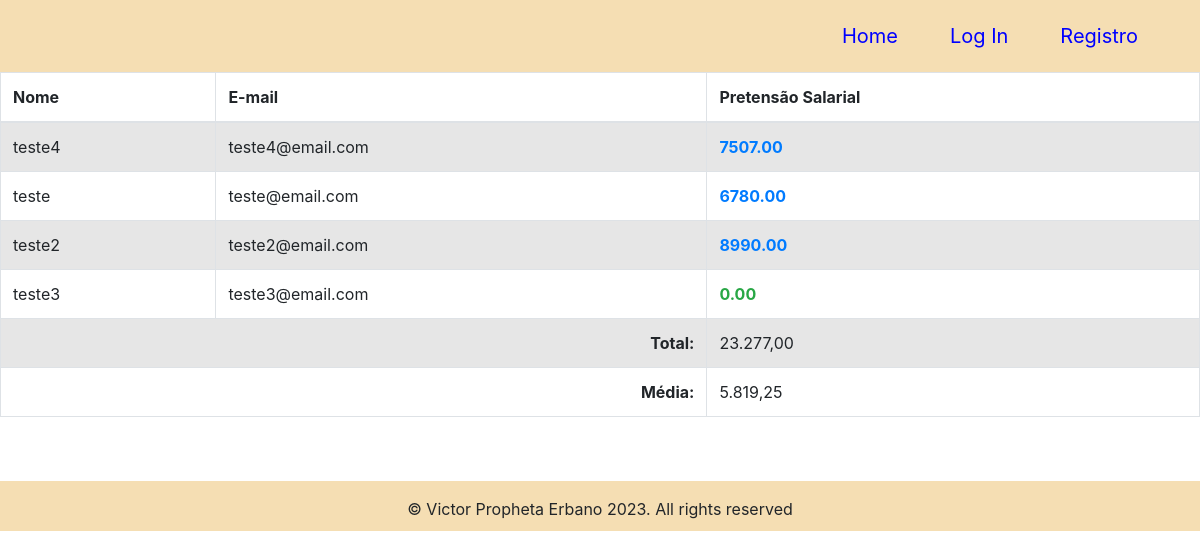
Page /paginaempregador.php on the committed database.
### tables this page shows
CREATE TABLE `curriculo_candidato` (
  `id` int(11) NOT NULL,
  `id_candidato` int(11) NOT NULL,
  `nome` varchar(255) NOT NULL,
  `email` varchar(255) NOT NULL,
  `cpf` varchar(14) NOT NULL,
  `data_nascimento` date NOT NULL,
  `sexo` varchar(10) NOT NULL,
  `estado_civil` varchar(20) NOT NULL,
  `escolaridade` varchar(255) NOT NULL,
  `cursos_especializacoes` text NOT NULL,
  `experiencia_profissional` text NOT NULL,
  `pretensao_salarial` decimal(10,2) NOT NULL,
  `data_hora` datetime NOT NULL DEFAULT current_timestamp(),
  `ativo` tinyint(1) NOT NULL DEFAULT 0
);

CREATE TABLE `cadastro` (
  `id` int(11) NOT NULL,
  `nome` varchar(255) NOT NULL,
  `email` varchar(255) NOT NULL,
  `login` varchar(255) NOT NULL,
  `senha` varchar(255) NOT NULL,
  `empregador` tinyint(1) NOT NULL,
  `candidato` tinyint(1) NOT NULL,
  `data_hora` datetime NOT NULL DEFAULT current_timestamp()
);

### paginaempregador.php (the view, shortened to what this page needs)
<?php
$host = "localhost";
$user = "root";
$pass = "";
$dbname = "desafioprogramacao";
$conn = mysqli_connect($host, $user, $pass, $dbname);
$sql = "SELECT * FROM curriculo_candidato INNER JOIN cadastro ON curriculo_candidato.id_candidato = cadastro.id";
$result = mysqli_query($conn, $sql);
if (mysqli_num_rows($result) > 0) {
    $body = "<div class='table-responsive'>
                <table class='table table-striped table-bordered'>
                <thead>
                    <tr>
                        <th>Nome</th>
                        <th>E-mail</th>
                        <th>Pretensão Salarial</th>
                    </tr>
                </thead>
                <tbody>";
    $soma = 0;
    $count = 0;
    while ($row = mysqli_fetch_assoc($result)) {
        $soma += $row["pretensao_salarial"];
        $count++;
    }
    $media = $soma / $count;
    mysqli_data_seek($result, 0);
    while ($row = mysqli_fetch_assoc($result)) {
        if ($row["pretensao_salarial"] < $media) {
            $cor = "text-success";
        } elseif($row["pretensao_salarial"] >= $media) {
            $cor = "text-primary";
        } else{
            $cor = "";
        }
        $body .= "<tr>
                <td>" . $row["nome"] . "</td>
                <td>" . $row["email"] . "</td>
                <td class='salary " . $cor . "'>" . $row["pretensao_salarial"] . "</td>
            </tr>";
    }
    $body .= "<tr>
            <td colspan='2' align='right'><b>Total:</b></td>
            <td>" . number_format($soma, 2, ',', '.') . "</td>
        </tr>";
    $body .= "<tr>
            <td colspan='2' align='right'><b>Média:</b></td>
            <td>" . number_format($media, 2, ',', '.') . "</td>
        </tr>";
    $body .= "</tbody></table></div>";
} else {
    $body = "<div class='alert alert-warning' role='alert'>Não foram encontrados registros.</div>";
}
include 'layout.php';
?>

### layout.php (shortened to what this page needs)
<!DOCTYPE html>
<html lang="en">
    <head>
        <link rel="stylesheet" href="https://cdnjs.cloudflare.com/ajax/libs/font-awesome/4.7.0/css/font-awesome.min.css">
        <link href="https://cdn.jsdelivr.net/npm/bootstrap@5.2.2/dist/css/bootstrap.min.css" rel="stylesheet">
        <link href="style.css" rel="stylesheet" type="text/css">
        <link rel="stylesheet" type="text/css" href="https://stackpath.bootstrapcdn.com/bootstrap/4.5.0/css/bootstrap.min.css">
    </head>
    <body>
        <div>
        <nav class="navbar navbar-expand-lg sticky-top" style="background-color: wheat;">
        <div class="container-fluid">
            <ul class="nav ms-auto">
                <?php
                if(isset($_SESSION['id'])) {
                    define('dbhost', 'localhost');
                    define('dbuser', 'root');
                    define('dbpass', '');
                    define('dbname', 'desafioprogramacao');
                    $conn = new PDO("mysql:host=".dbhost."; dbname=".dbname, dbuser, dbpass);
                    $conn->setAttribute(PDO::ATTR_ERRMODE, PDO::ERRMODE_EXCEPTION);
                    $user_id = $_SESSION['id'];
                    $stmt = $conn->prepare("SELECT candidato, empregador FROM cadastro WHERE id = :id");
                    $stmt->bindParam(":id", $user_id);
                    $stmt->execute();
                    $user = $stmt->fetch(PDO::FETCH_ASSOC);
                    $id_candidato1 = $_SESSION["id"];
                    $sql1 = "SELECT * FROM curriculo_candidato WHERE id_candidato = ?";
                    $stmt1 = $conn->prepare($sql1);
                    $stmt1->bindParam(1, $id_candidato1);
                    $stmt1->execute();
                    $candidato = $stmt1->fetch();
                    if ($user && is_array($user) && isset($user['candidato']) && isset($user['empregador'])) {
                        if ($user['candidato'] == 1 && $user['empregador'] == 0) {
                            ?>
                            <li class="nav-item">
                                <a class="nav-link active" href="index.php">Home</a>
                            </li>
                            <?php
                            if ($candidato && isset($candidato['ativo']) && $candidato['ativo'] == 1) {
                            ?>
                                <li class="nav-item">
                                    <a class="nav-link active" href="visualizacandi.php">Visualizar currículo</a>
                                </li>
                            <?php
                            } else {
                            ?>
                                <li class="nav-item">
                                    <a class="nav-link active" href="cadastro_curriculo.php">Cadastrar currículo</a>
                                </li>
                            <?php
                            }
                            ?>
                            <li class="nav-item">
                                <a class="nav-link active" href="logout.php">Log Out</a>
                            </li>
                            <?php
                        } elseif ($user['candidato'] == 0 && $user['empregador'] == 1) {
                            ?>
                            <li class="nav-item">
                                <a class="nav-link active" href="index.php">Home</a>
                            </li>
                            <li class="nav-item">
                                <a class="nav-link active" href="paginaempregador.php">Página do Empregador</a>
                            </li>
                            <li class="nav-item">
                                <a class="nav-link active" href="logout.php">Log Out</a>
                            </li>
                            <?php
                        }
                    }
                } else {
                    ?>
                    <li class="nav-item">
                        <a class="nav-link active" href="index.php">Home</a>
                    </li>
                    <li class="nav-item">
                        <a class="nav-link active" href="login.php">Log In</a>
                    </li>
                    <li class="nav-item">
                        <a class="nav-link active" href="registro.php">Registro</a>
                            </li>
                            <?php
                        } ?>
                    </ul>
                </div>
            </nav>
            <div class="body">
                <?php echo isset($body) ? $body : ''; ?>
            </div>
            <footer class="text-center mt-5 py-3" style="background-color: wheat;">
                        &copy;  Victor Propheta Erbano <?php echo date("Y"); ?>. All rights reserved
            </footer>
        </div>
    </body>
</html>

### style.css (style rules this page uses)
body { font-family: Verdana, Geneva, Tahoma,Arial, sans-serif; font-size: 16px; line-height: 1.6; max-width: 100%; height: auto; }
html, body { height: 100%; }
body { display: flex; flex-direction: column; }
.navbar { background-color: wheat; }
.nav-item { margin-right: 10px; }
.nav-link { color: blue; margin: 5px; padding: 5px; font-size: 20px; text-decoration:none; cursor: pointer; }
footer { bottom: 0; width: 100%; height: 50px; }
.salary { font-weight: bold; }
.text-success { color: green; }
.text-primary { color: blue; }

### rows in the picture
curriculo_candidato: id_candidato.nome "teste4", id_candidato.email "teste4@email.com", pretensao_salarial "7507.00"
curriculo_candidato: id_candidato.nome "teste", id_candidato.email "teste@email.com", pretensao_salarial "6780.00"
curriculo_candidato: id_candidato.nome "teste2", id_candidato.email "teste2@email.com", pretensao_salarial "8990.00"
curriculo_candidato: id_candidato.nome "teste3", id_candidato.email "teste3@email.com", pretensao_salarial "0.00"

### other values in the picture
$soma "23.277,00"
$media "5.819,25"
